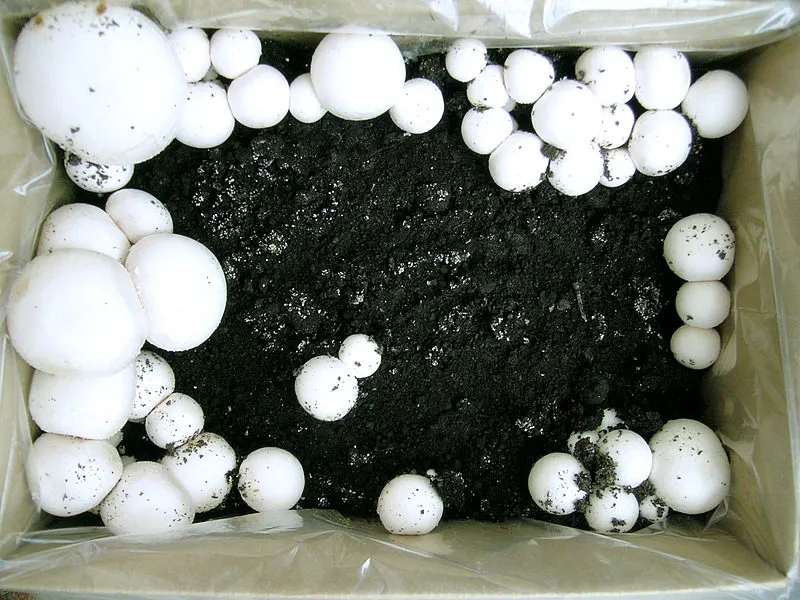
#> input picture mushroom_beds_test_1.webp, 800 x 600 px, given in place of the camera
$ python mushroom_locator.py
#> lines starting #> are read from the running program, lines starting #| are printed output that depends on the picture; after the words box and inside, x2 and y2 are one past the last pixel; in counts of white or black regions, pixels touching at a corner belong together
import cv2
import numpy as np
import time
import csv
import socket
import os

from collections import deque
import math


# 1. The Setup (Global or Class variables)
# A deque is better than a list because it handles the 'pop' automatically
x_buffer = deque(maxlen=10)
y_buffer = deque(maxlen=10)

# [16 lines left out: function update_position, not called in this run]

center_x_pixel = 320  # example for 640x480 image
center_y_pixel = 240 # example for 640x480 image
pixel_to_world_scale_k = 0.005  # meters per pixel (tunable)
scale_factor_x = pixel_to_world_scale_k * 100  # cm per pixel
scale_factor_y = pixel_to_world_scale_k * 100  # cm per pixel
# The Math you are avoiding
# [48 lines left out: functions pixel_to_world, save_world_coords, send_coords_udp, not called in this run]

def detect_mushroom(image):
    """
    Detect a mushroom-like blob by color (brown or white).
    Returns (u, v, largest_contour) where (u,v) are image coordinates (ints).
    Returns None if no suitable contour found.
    """
    hsv = cv2.cvtColor(image, cv2.COLOR_BGR2HSV)


    # Brown-ish mask (tunable)
    brown_lower = np.array([5, 50, 20])
    brown_upper = np.array([30, 255, 200])
    mask_brown = cv2.inRange(hsv, brown_lower, brown_upper)

    # White mask
    white_lower = np.array([0, 0, 200])
    white_upper = np.array([180, 40, 255])
    mask_white = cv2.inRange(hsv, white_lower, white_upper)

    mask = cv2.bitwise_or(mask_brown, mask_white)

    # Clean up mask
    kernel = cv2.getStructuringElement(cv2.MORPH_ELLIPSE, (7, 7))
    mask = cv2.morphologyEx(mask, cv2.MORPH_CLOSE, kernel, iterations=2)
    mask = cv2.morphologyEx(mask, cv2.MORPH_OPEN, kernel, iterations=1)

    # Find contours
    contours_info = cv2.findContours(mask, cv2.RETR_EXTERNAL, cv2.CHAIN_APPROX_SIMPLE)
    contours = contours_info[0] if len(contours_info) == 2 else contours_info[1]
    if not contours:
        return None

    # Choose largest contour by area
    largest = max(contours, key=cv2.contourArea)
    area = cv2.contourArea(largest)
    if area < 100:  # reject too small blobs (tunable)
        return None

    M = cv2.moments(largest)
    if M.get("m00", 0) != 0:
        u = int(M["m10"] / M["m00"])
        v = int(M["m01"] / M["m00"])
    else:
        # fallback to contour center
        (u_f, v_f), _ = cv2.minEnclosingCircle(largest)
        u, v = int(u_f), int(v_f)

    return u, v, largest


def image_callback(camera_index=0):
    """
    Capture one frame from the laptop camera and return it (BGR).
    """
#> called with camera_index = 0
    cap = cv2.VideoCapture(0)  # or VideoCapture("C:/path/to/video.mp4")
    # optional warm-up: for _ in range(5): cap.read()
    while True:
        ret, frame = cap.read()
#> frame is the input picture: shape (600, 800, 3); mean B, G, R 122.8, 132.1, 127.9
        if not ret:
            break
        # Blur the captured frame for noise reduction, then run detection on the blurred image
        blurred = cv2.GaussianBlur(frame, (11,11), 5,5)
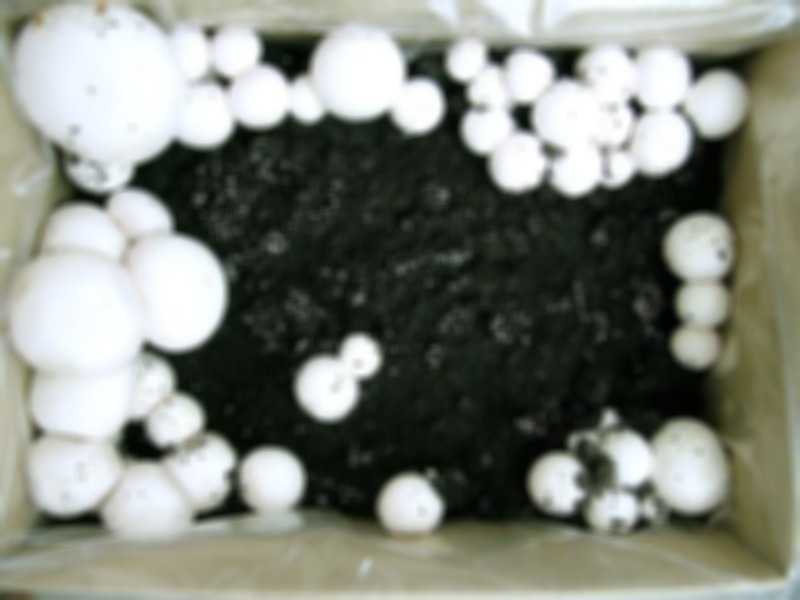
#> blurred: shape (600, 800, 3); mean B, G, R 122.8, 132.1, 127.9
        result = detect_mushroom(blurred) # pass blurred frame to the function
#> in detect_mushroom, `hsv = cv2.cvtColor(image, cv2.COLOR_BGR2HSV)`: hsv: shape (600, 800, 3); mean H, S, V 59.6, 44, 133.1
#> in detect_mushroom, `mask_brown = cv2.inRange(hsv, brown_lower, brown_upper)`:
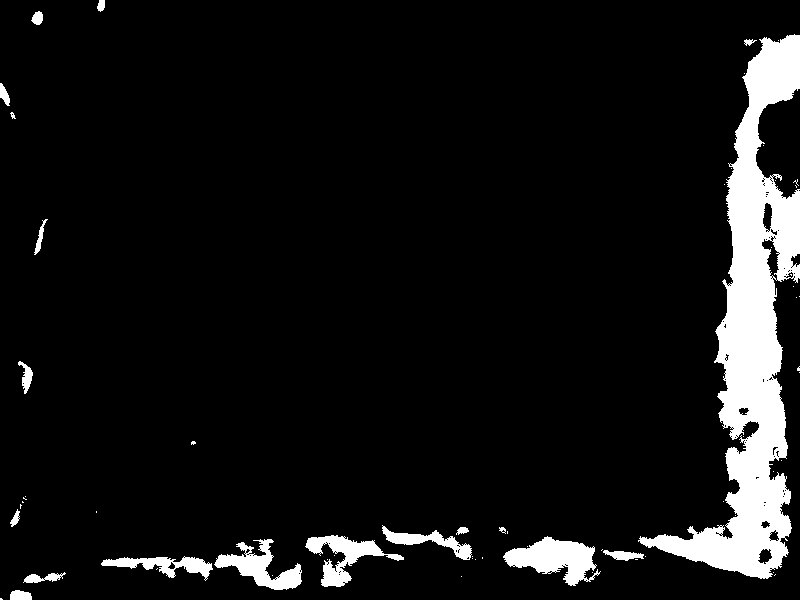
#> mask_brown: shape (600, 800); 8% white; 63 white regions (44 under 20 px), largest, box (x1, y1, x2, y2) and area: (638, 34, 800, 579) 28516, (503, 536, 601, 586) 2549, (214, 539, 302, 590) 1814
#> in detect_mushroom, `mask_white = cv2.inRange(hsv, white_lower, white_upper)`:
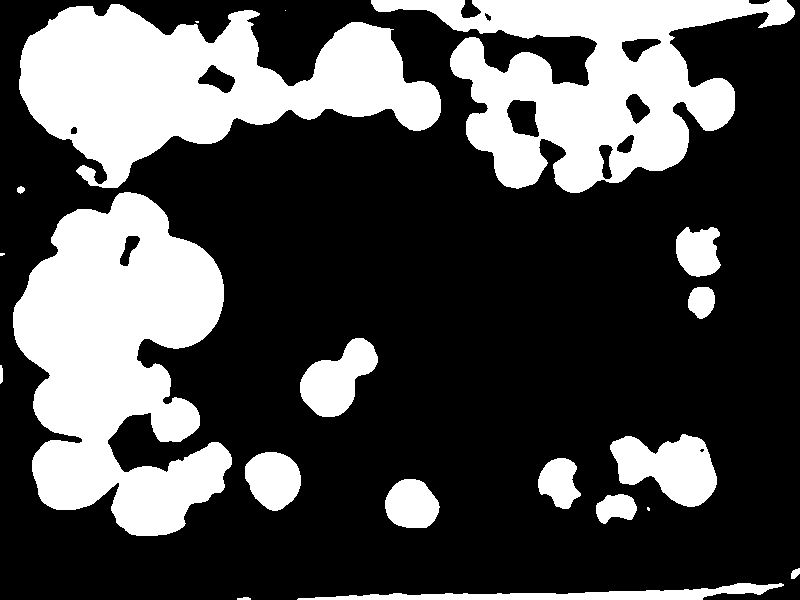
#> mask_white: shape (600, 800); 30.3% white; 20 white regions (4 under 20 px), largest, box (x1, y1, x2, y2) and area: (13, 192, 232, 536) 46982, (19, 4, 441, 188) 40083, (371, 0, 795, 193) 37178
#> in detect_mushroom, `mask = cv2.bitwise_or(mask_brown, mask_white)`:
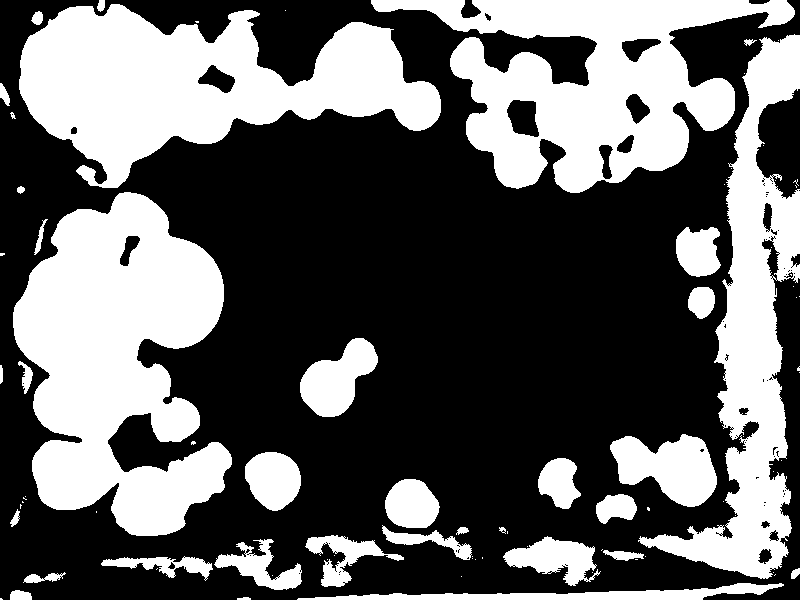
#> mask: shape (600, 800); 38.4% white; 83 white regions (48 under 20 px), largest, box (x1, y1, x2, y2) and area: (13, 192, 232, 536) 46982, (19, 4, 441, 188) 40083, (371, 0, 795, 193) 37178
#> in detect_mushroom, `mask = cv2.morphologyEx(mask, cv2.MORPH_CLOSE, kernel, iterations=2)`:
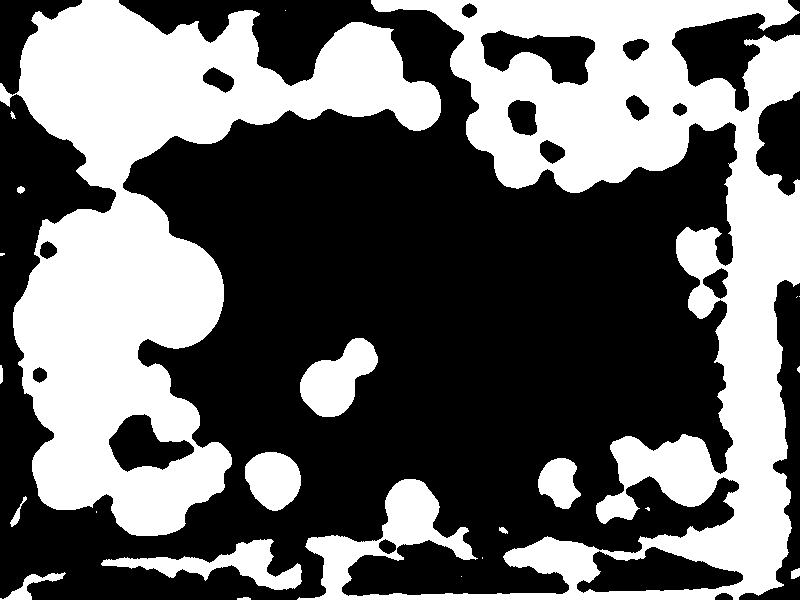
#> mask: shape (600, 800); 40.4% white; 23 white regions (9 under 20 px), largest, box (x1, y1, x2, y2) and area: (297, 0, 800, 600) 91776, (0, 0, 441, 536) 90252, (300, 338, 378, 417) 3535
#> in detect_mushroom, `mask = cv2.morphologyEx(mask, cv2.MORPH_OPEN, kernel, iterations=1)`:
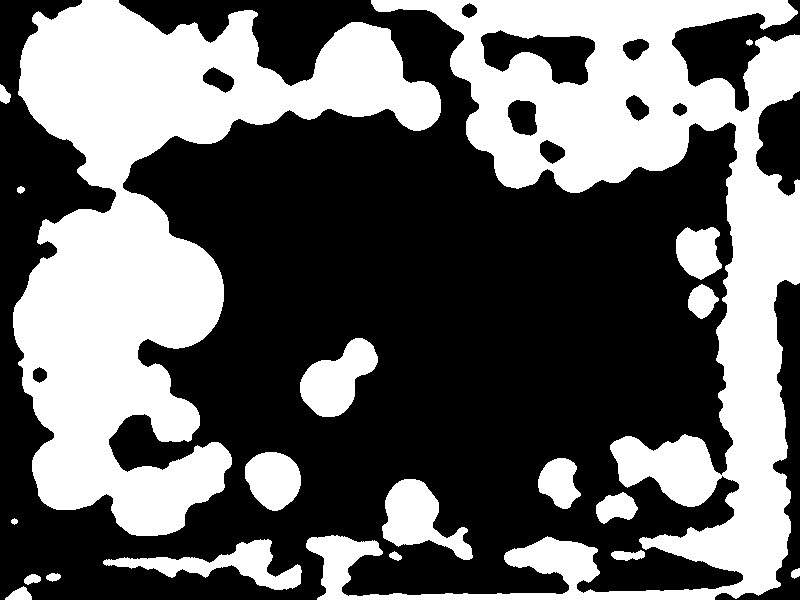
#> mask: shape (600, 800); 40.2% white; 20 white regions
#> in detect_mushroom, `contours_info = cv2.findContours(mask, cv2.RETR_EXTERNAL, cv2.CHAIN_AP..`: contours_info = 20 contours; largest, box (x1, y1, x2, y2) and area: (13, 0, 441, 536) 89350, (306, 0, 800, 600) 87603, (382, 479, 473, 560) 3482, (300, 338, 378, 417) 3420, (103, 539, 302, 590) 3220
#> in detect_mushroom, `contours = contours_info[0] if len(contours_info) == 2 else contours_i..`: contours has the same summary as contours_info
#> in detect_mushroom, `largest = max(contours, key=cv2.contourArea)`: largest = contour of 1264 points, box (x1, y1, x2, y2) (13, 0, 441, 536), area 89350
#> in detect_mushroom, `area = cv2.contourArea(largest)`: area = 89350
#> in detect_mushroom, `M = cv2.moments(largest)`: M = moments, m00 89350, centre m10/m00, m01/m00 = (151.6, 232.5)
#> in detect_mushroom, `u = int(M["m10"] / M["m00"])`: u = 151
#> in detect_mushroom, `v = int(M["m01"] / M["m00"])`: v = 232
#> result = 3 items, first 3: 151, 232, contour of 1264 points, box (x1, y1, x2, y2) (13, 0, 441, 536), area 89350
        if result is not None:
            u, v, cnt = result
#> u = 151; v = 232; cnt has the same summary as largest in detect_mushroom
#> (the run stopped early here; a loop or call above may not have finished)
